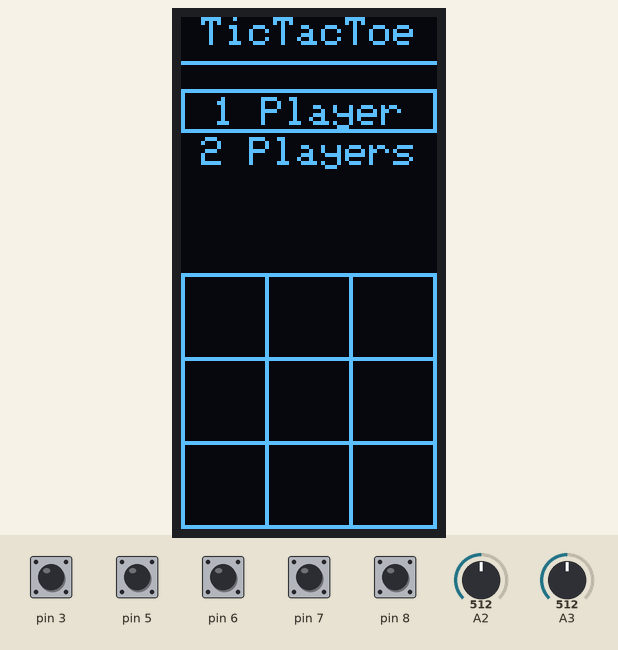
Simulated run of this sketch. Board: Arduino Uno, built with avr-gcc and run on an emulated ATmega328P. Parts: 64×128 one-colour display. The inputs (shaded band) are chosen by the test bench; at power-on: pin 3, pin 5–8 HIGH, A3 = 512, A2 = 512. Random numbers use the default seed unless the sketch sets one.

Above: at 3.2 s.
3.3 s: pin 3 pulled LOW for 1 s
At 4.6 s:
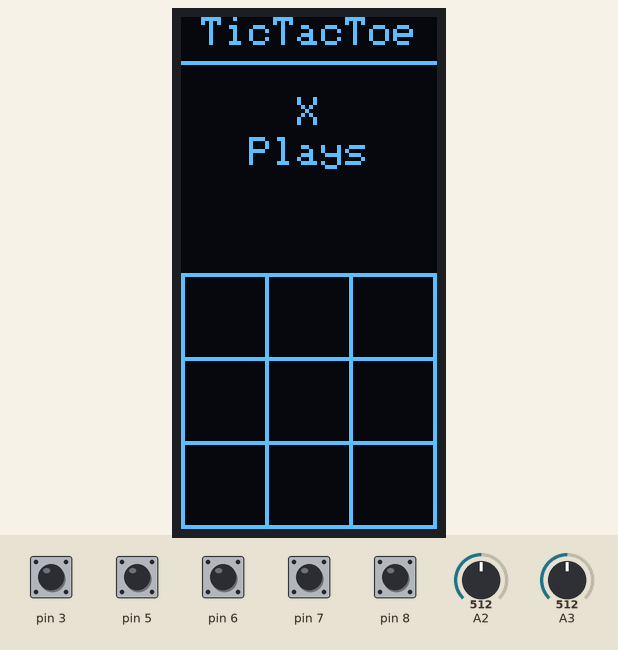
6.8 s: pin 5 pulled LOW for 0.15 s
At 7.7 s:
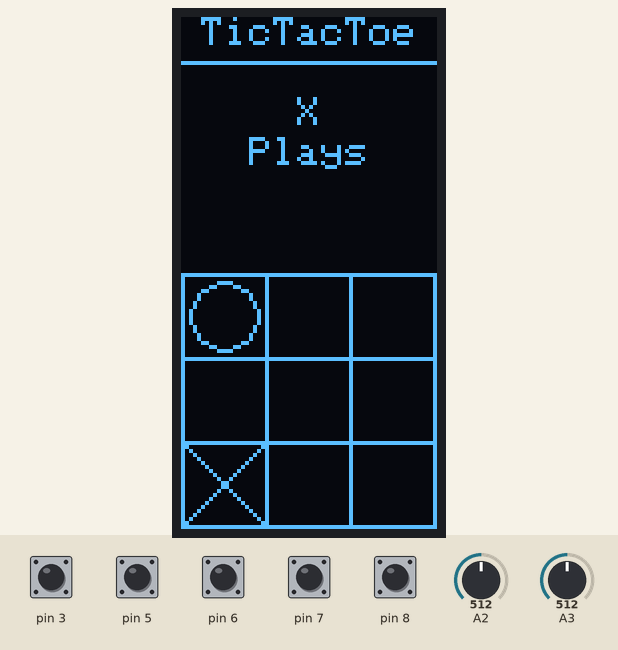
8.4 s: A3 set to 900
At 9.24 s:
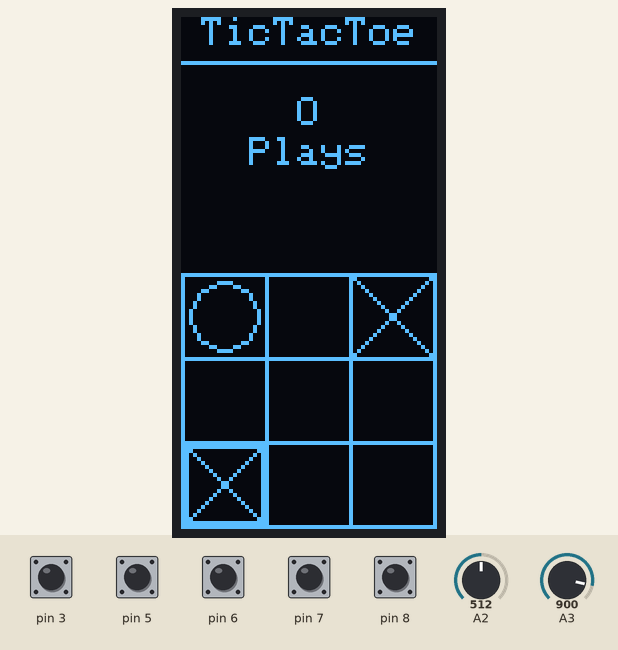
10.0 s: pin 8 pulled LOW for 0.15 s
At 10.8 s:
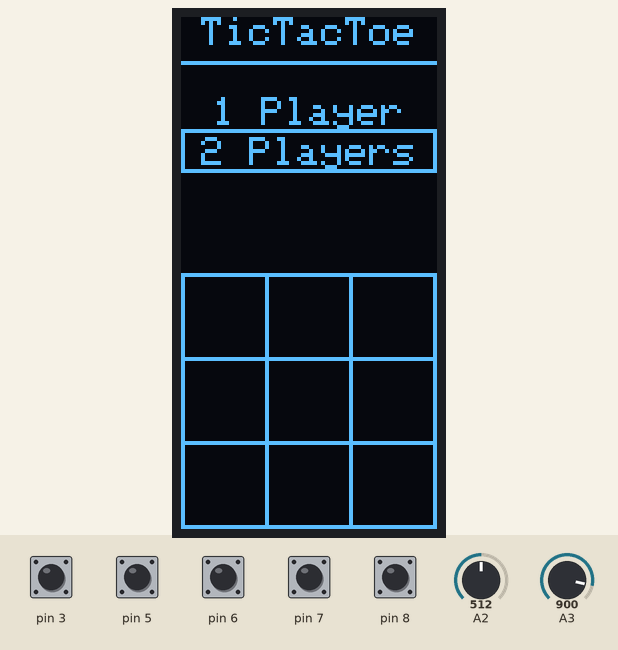
11.6 s: pin 3 pulled LOW for 0.15 s
At 12.0 s:
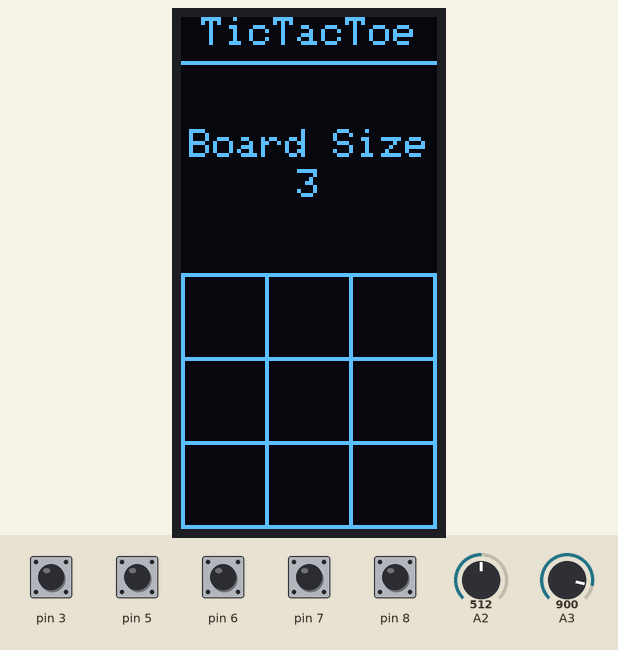
13.2 s: A2 set to 122
At 15.2 s:
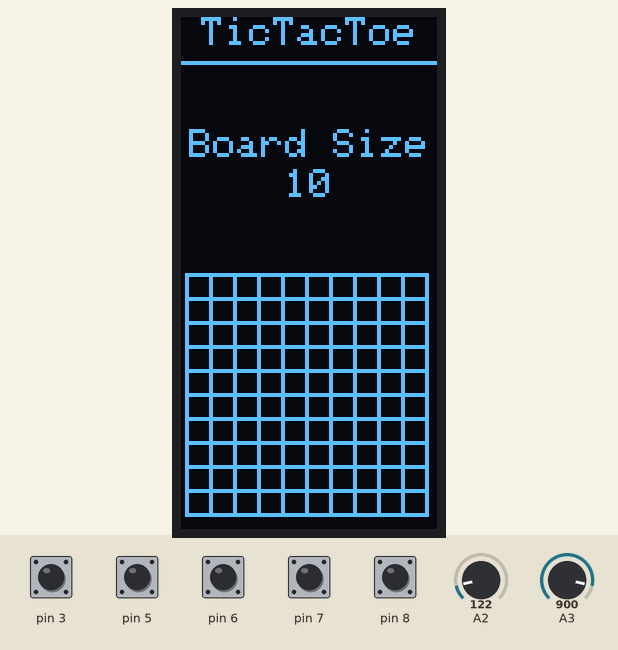
Timing chart, 0 to 16.0 s (numbered marks = the images above; inputs shaded):
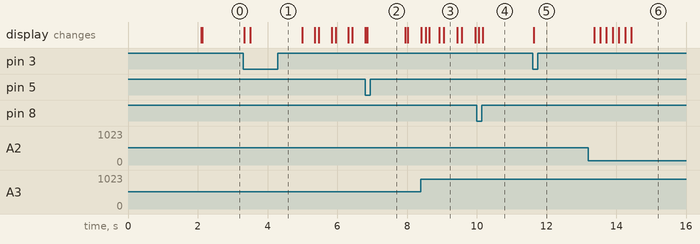

Measured:
- after the input at 3.3 s, the display: first changes at once (image 1 shows a later state)
- after the input at 11.6 s, the display: changes at once (image 5)
- after the input at 13.2 s, the display: first changes after 0.17 s (image 6 shows a later state)

The sketch:

tic_tac_toe.ino
```cpp
#include <Adafruit_SH1106.h>

Adafruit_SH1106 display(4);

#include "config.h"
#include "display.h"
#include "buttons.h"

#define BOARD_MAX_SIZE 10
uint8_t board_space;
uint8_t board_size;
Player board[BOARD_MAX_SIZE][BOARD_MAX_SIZE];

Move game_move;

Player player;
Player winner;

bool computer;
uint8_t menu;

void DrawBoard()
{
    uint8_t board_offset = (display.width() - 1 - board_size * board_space) / 2;
    PrintCenter(F("TicTacToe"), 0, 1);
    display.drawLine(0, 11, display.width(), 11, 1);
    for (uint8_t i = 0; i <= board_size; i++)
    {
        display.drawLine(board_offset, 64 + board_space * i, board_offset + board_space * board_size, 64 + board_space * i, 1);
        display.drawLine(board_offset + board_space * i, 64, board_offset + board_space * i, 64 + board_space * board_size, 1);
    }
    for (uint8_t i = 0; i < board_size; i++)
        for (uint8_t j = 0; j < board_size; j++)
            if (board[i][j] == PLAYER1)
            {
                display.drawLine(board_offset + board_space * i, 64 + board_space * j, board_offset + board_space * (i + 1), 64 + board_space * (j + 1), 1);
                display.drawLine(board_offset + board_space * i, 64 + board_space * (j + 1), board_offset + board_space * (i + 1), 64 + board_space * j, 1);
            }
            else if (board[i][j] == PLAYER2)
            {
                display.drawRoundRect(board_offset + board_space * i + 2, 64 + board_space * j + 2, board_space - 3, board_space - 3, 90, 1);
            }
}

void DrawCurrsor()
{
    static uint8_t blink_timer = 0;
    uint8_t board_offset = (display.width() - 1 - board_size * board_space) / 2;
    if (blink_timer++ % 16 < 12)
        display.drawRect(board_offset + board_space * game_move.x + 1, 64 + board_space * game_move.y + 1, board_space - 1, board_space - 1, 1);
}

void Draw()
{
    switch (game_state)
    {
    case STATE_MENU:
        DrawBoard();
        switch (menu)
        {
        case 0:
            PrintCenter(F("1 Player"), 20, 1);
            PrintCenter(F("2 Players"), 30, 1);
            if (game_move.y == 0)
                display.drawRect(0, 18, display.width(), 11, 1);
            else if (game_move.y == 1)
                display.drawRect(0, 28, display.width(), 11, 1);
            break;
        case 1:
            PrintCenter(F("First X"), 20, 1);
            PrintCenter(F("First O"), 30, 1);
            if (game_move.y == 0)
                display.drawRect(0, 18, display.width(), 11, 1);
            else if (game_move.y == 1)
                display.drawRect(0, 28, display.width(), 11, 1);
            break;
        case 2:
            PrintCenter(F("Board Size"), 28, 1);
            PrintCenter(board_size, 38, 1);
            break;
        }
        break;
    case STATE_PLAY:
        DrawBoard();
        if (!computer || player == PLAYER2)
            DrawCurrsor();
        if (player == PLAYER1)
        {
            PrintCenter(F("X"), 20, 1);
            PrintCenter(F("Plays"), 30, 1);
        }
        else if (player == PLAYER2)
        {
            PrintCenter(F("O"), 20, 1);
            PrintCenter(F("Plays"), 30, 1);
        }

        break;
    case STATE_GAMEOVER:
        DrawBoard();
        switch (winner)
        {
        case PLAYER_NONE:
            PrintCenter(F("Tie"), 25, 2);
            break;
        case PLAYER1:
            PrintCenter(F("X"), 15, 2);
            PrintCenter(F("Wins"), 35, 2);
            break;
        case PLAYER2:
            PrintCenter(F("O"), 15, 2);
            PrintCenter(F("Wins"), 35, 2);
            break;
        }
        break;
    }
}

void GameStep()
{
    switch (game_state)
    {
    case STATE_MENU:
        switch (menu)
        {
        case 0:
            if (dir & UP)
                game_move.y--;
            else if (dir & DOWN)
                game_move.y++;

            if (game_move.y < 0)
                game_move.y = 0;
            else if (game_move.y > 1)
                game_move.y = 1;

            if (key_code & (KEY_J | KEY_A))
                menu = (game_move.y == 0 ? 1 : 2);
            break;
        case 1:
            if (dir & UP)
                game_move.y--;
            else if (dir & DOWN)
                game_move.y++;

            if (game_move.y < 0)
                game_move.y = 0;
            else if (game_move.y > 1)
                game_move.y = 1;

            if (key_code & (KEY_J | KEY_A))
            {
                player = (game_move.y == 0 ? PLAYER1 : PLAYER2);
                computer = true;
                game_move = {0, 0};
                game_state = STATE_PLAY;
            }
            break;
        case 2:
            if (dir & LEFT)
                board_size--;
            else if (dir & RIGHT)
                board_size++;

            if (board_size < 1)
                board_size = 1;
            else if (board_size > BOARD_MAX_SIZE)
                board_size = BOARD_MAX_SIZE;

            board_space = (display.width() - 1) / board_size;

            if (key_code & (KEY_J | KEY_A))
            {
                player = PLAYER1;
                computer = false;
                game_move = {0, 0};
                game_state = STATE_PLAY;
            }
            break;
        }
        break;
    case STATE_GAMEOVER:
        if (key_code & (KEY_J | KEY_A))
            StartNewGame();
        break;
    case STATE_PLAY:
        if (key_code & KEY_B)
            StartNewGame();

        if (dir & LEFT)
            game_move.x--;
        else if (dir & RIGHT)
            game_move.x++;
        if (dir & UP)
            game_move.y--;
        else if (dir & DOWN)
            game_move.y++;

        if (game_move.x < 0)
            game_move.x = 0;
        else if (game_move.x > board_size - 1)
            game_move.x = board_size - 1;
        if (game_move.y < 0)
            game_move.y = 0;
        else if (game_move.y > board_size - 1)
            game_move.y = board_size - 1;

        if (computer && player == PLAYER1)
            PlayMove(FindBestMove());
        else if (key_code & (KEY_J | KEY_A) && board[game_move.x][game_move.y] == PLAYER_NONE)
            PlayMove(game_move);

        break;
    }
}

void StartNewGame()
{
    game_state = STATE_MENU;
    display.setRotation(3);
    winner = PLAYER_NONE;
    game_move = {0, 0};
    menu = 0;
    board_size = 3;
    board_space = (display.width() - 1) / board_size;
    for (uint8_t i = 0; i < BOARD_MAX_SIZE; i++)
        for (uint8_t j = 0; j < BOARD_MAX_SIZE; j++)
            board[i][j] = PLAYER_NONE;

    randomSeed(millis());
}

void PlayMove(Move move)
{
    board[move.x][move.y] = player;

    if (Wined(player, move))
    {
        winner = player;
        game_state = STATE_GAMEOVER;
    }
    else if (!MovesLeft())
        game_state = STATE_GAMEOVER;

    player = (player == PLAYER2 ? PLAYER1 : PLAYER2);
}

bool Wined(Player cur_player, Move move)
{
    uint8_t sign_length = 0;

    //Horizontal
    for (uint8_t i = move.x; i < board_size; i++)
        if (board[i][move.y] == cur_player)
            sign_length++;
        else
            break;
    for (int8_t i = move.x - 1; i >= 0; i--)
        if (board[i][move.y] == cur_player)
            sign_length++;
        else
            break;

    if (sign_length >= (board_size < 4 ? board_size : 4))
        return true;
    else
        sign_length = 0;

    //Vertical
    for (uint8_t j = move.y; j < board_size; j++)
        if (board[move.x][j] == cur_player)
            sign_length++;
        else
            break;
    for (int8_t j = move.y - 1; j >= 0; j--)
        if (board[move.x][j] == cur_player)
            sign_length++;
        else
            break;
    if (sign_length >= (board_size < 4 ? board_size : 4))
        return true;
    else
        sign_length = 0;

    //Diagonal 1
    for (uint8_t i = 0; move.x + i < board_size && move.y + i < board_size; i++)
        if (board[move.x + i][move.y + i] == cur_player)
            sign_length++;
        else
            break;
    for (uint8_t i = 1; move.x - i >= 0 && move.y - i >= 0; i++)
        if (board[move.x - i][move.y - i] == cur_player)
            sign_length++;
        else
            break;
    if (sign_length >= (board_size < 4 ? board_size : 4))
        return true;
    else
        sign_length = 0;

    //Diagonal 2
    for (uint8_t i = 0; move.x - i >= 0 && move.y + i < board_size; i++)
        if (board[move.x - i][move.y + i] == cur_player)
            sign_length++;
        else
            break;
    for (uint8_t i = 1; move.x + i < board_size && move.y - i >= 0; i++)
        if (board[move.x + i][move.y - i] == cur_player)
            sign_length++;
        else
            break;
    if (sign_length >= (board_size < 4 ? board_size : 4))
        return true;
    else
        sign_length = 0;

    return false;
}

Move CheckBreakPoint(Player cur_player)
{
    for (int i = 0; i < 3; i++)
    {
        if (board[0][i] == cur_player && board[1][i] == cur_player && board[2][i] == PLAYER_NONE)
            return Move(2, i);
        else if (board[0][i] == cur_player && board[1][i] == PLAYER_NONE && board[2][i] == cur_player)
            return Move(1, i);
        else if (board[0][i] == PLAYER_NONE && board[1][i] == cur_player && board[2][i] == cur_player)
            return Move(0, i);

        if (board[i][0] == cur_player && board[i][1] == cur_player && board[i][2] == PLAYER_NONE)
            return Move(i, 2);
        else if (board[i][0] == cur_player && board[i][1] == PLAYER_NONE && board[i][2] == cur_player)
            return Move(i, 1);
        else if (board[i][0] == PLAYER_NONE && board[i][1] == cur_player && board[i][2] == cur_player)
            return Move(i, 0);
    }
    if (board[0][0] == cur_player && board[1][1] == cur_player && board[2][2] == PLAYER_NONE)
        return Move(2, 2);
    else if (board[0][0] == cur_player && board[1][1] == PLAYER_NONE && board[2][2] == cur_player)
        return Move(1, 1);
    else if (board[0][0] == PLAYER_NONE && board[1][1] == cur_player && board[2][2] == cur_player)
        return Move(0, 0);

    if (board[0][2] == cur_player && board[1][1] == cur_player && board[2][0] == PLAYER_NONE)
        return Move(2, 0);
    else if (board[0][2] == cur_player && board[1][1] == PLAYER_NONE && board[2][0] == cur_player)
        return Move(1, 1);
    else if (board[0][2] == PLAYER_NONE && board[1][1] == cur_player && board[2][0] == cur_player)
        return Move(0, 2);

    return Move(10, 10);
}

Move FindBestMove()
{
    //== commented out for hard bot ==

    // uint8_t movesPlayed = 0;

    // Move firstMoves[] = {{0, 0}, {2, 0}, {2, 0}, {2, 2}};

    // for (uint8_t i = 0; i < 4; i++)
    //     if (board[firstMoves[i].x][firstMoves[i].y] != PLAYER_NONE)
    //         movesPlayed++;
    delay(random(1500) + 500);
    Move nextMove = CheckBreakPoint(PLAYER1);
    if (nextMove.x != 10)
        return nextMove;

    nextMove = CheckBreakPoint(PLAYER2);

    if (nextMove.x == 10)
        while (true)
        {
            // if (movesPlayed == 4)
            // {
            Move randomMove = {(int8_t)random(3), (int8_t)random(3)};
            if (board[randomMove.x][randomMove.y] == PLAYER_NONE)
                return randomMove;
            // }
            // else
            // {
            //     Move move = firstMoves[random(4)];

            //     if (board[move.x][move.y] == PLAYER_NONE)
            //         return move;
            // }
        }
    else
        return nextMove;
}

bool MovesLeft()
{
    for (uint8_t i = 0; i < board_size; i++)
        for (uint8_t j = 0; j < board_size; j++)
            if (board[i][j] == PLAYER_NONE)
                return true;
    return false;
}

void setup()
{
    DisplaySetup();
    ButtonsSetup();
    DrawLogo(F("TicTacToe"), 2000);
    StartNewGame();
}

void loop()
{
    ControlStep();
    GameStep();
    Draw();
    display.display();
    display.clearDisplay();
}
```

config.h
```cpp
enum Player
{
    PLAYER_NONE,
    PLAYER1,
    PLAYER2
};

struct Move
{
    int8_t x, y;
    Move(int8_t x, int8_t y) : x(x), y(y) {}
    Move() : x(0), y(0) {}
};
```
